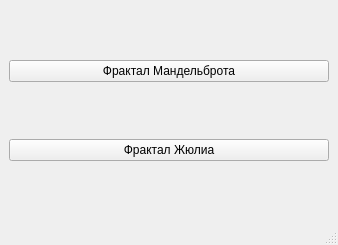
<?xml version="1.0" encoding="UTF-8"?>
<ui version="4.0">
 <class>MainWindow</class>
 <widget class="QMainWindow" name="MainWindow">
  <property name="geometry">
   <rect>
    <x>0</x>
    <y>0</y>
    <width>338</width>
    <height>245</height>
   </rect>
  </property>
  <property name="windowTitle">
   <string>Фрактальный микроскоп</string>
  </property>
  <widget class="QWidget" name="centralwidget">
   <layout class="QVBoxLayout" name="verticalLayout">
    <item>
     <widget class="QPushButton" name="mandelbrot">
      <property name="text">
       <string>Фрактал Мандельброта</string>
      </property>
     </widget>
    </item>
    <item>
     <widget class="QPushButton" name="julia">
      <property name="text">
       <string>Фрактал Жюлиа</string>
      </property>
     </widget>
    </item>
   </layout>
  </widget>
  <widget class="QMenuBar" name="menubar">
   <property name="geometry">
    <rect>
     <x>0</x>
     <y>0</y>
     <width>338</width>
     <height>21</height>
    </rect>
   </property>
  </widget>
  <widget class="QStatusBar" name="statusbar"/>
 </widget>
 <resources/>
 <connections/>
</ui>
